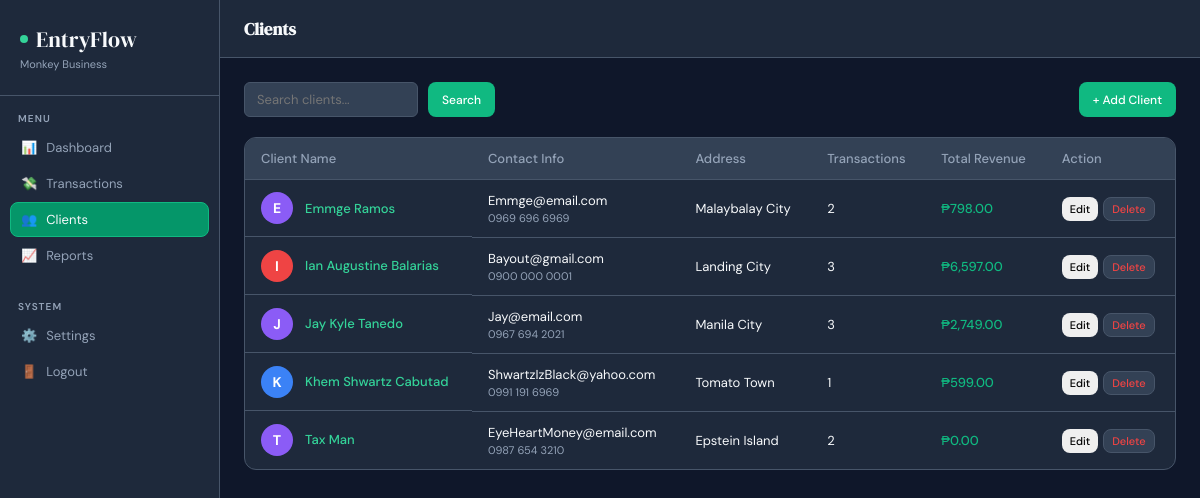
Page /clients.php (signed in) on the earlier database version.
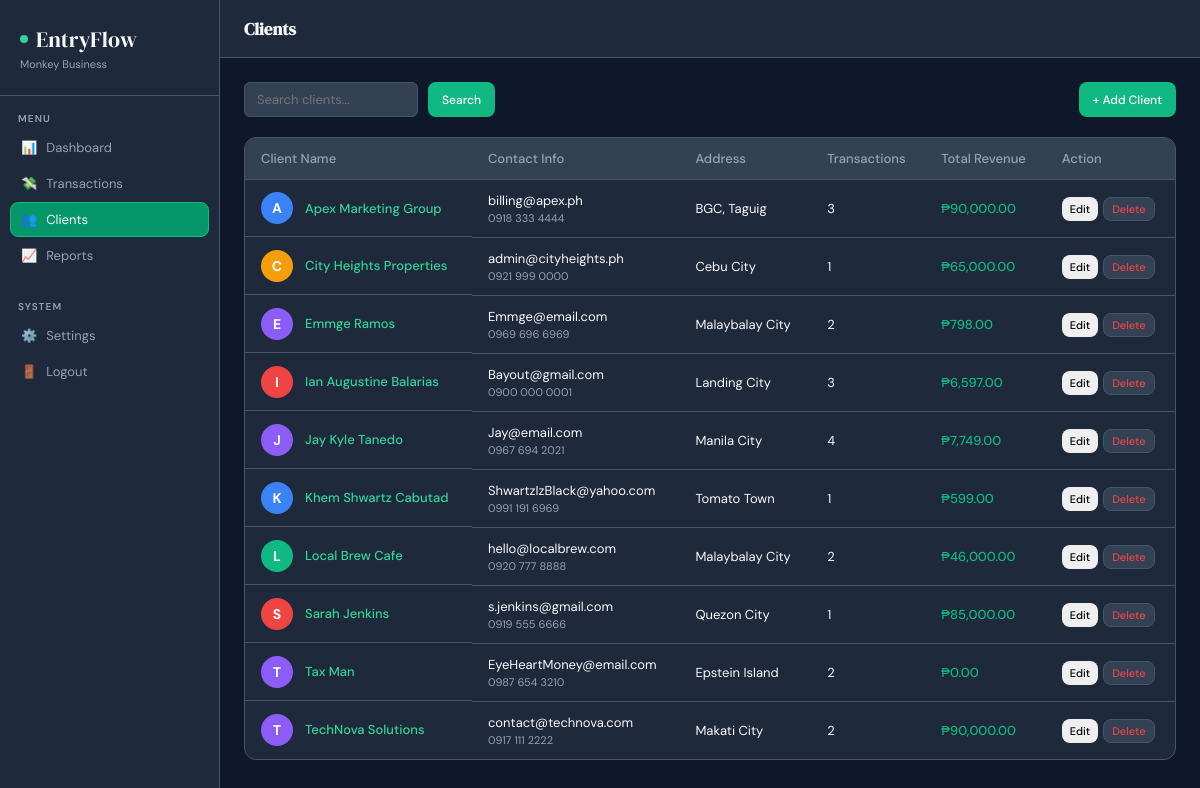
Same page on the later database version.
### tables this page shows
CREATE TABLE `clients` (
  `id` int(10) UNSIGNED NOT NULL,
  `user_id` int(10) UNSIGNED NOT NULL,
  `name` varchar(150) NOT NULL,
  `email` varchar(150) DEFAULT NULL,
  `phone` varchar(20) DEFAULT NULL,
  `address` text DEFAULT NULL,
  `notes` text DEFAULT NULL,
  `created_at` datetime NOT NULL DEFAULT current_timestamp(),
  `updated_at` datetime NOT NULL DEFAULT current_timestamp() ON UPDATE current_timestamp()
);

### clients.php (the view, shortened to what this page needs)
<?php
$db = getDB();
$userId = (int)$_SESSION['user_id'];
$search = $_GET['search'] ?? '';
$query = "
    SELECT c.*, COUNT(t.id) AS tx_count,
           SUM(CASE WHEN t.type='income' THEN t.amount ELSE 0 END) AS total_revenue
    FROM clients c
    LEFT JOIN transactions t ON t.client_id = c.id AND t.user_id = ?
    WHERE c.user_id = ?
";
$query .= " GROUP BY c.id ORDER BY c.name ASC";
$stmt = $db->prepare($query);
if ($search !== '') {
    $searchTerm = "%" . $search . "%";
    $stmt->bind_param("iis", $userId, $userId, $searchTerm);
} else {
    $stmt->bind_param("ii", $userId, $userId);
}
$stmt->execute();
$clients = $stmt->get_result()->fetch_all(MYSQLI_ASSOC);
include 'includes/header.php';
?>
<div style="display: flex; justify-content: space-between; margin-bottom: 20px;">
    <form method="GET" action="clients.php" style="display: flex; gap: 10px;">
        <input type="text" name="search" class="sb" placeholder="Search clients..." value="<?= htmlspecialchars($search) ?>">
        <button type="submit" class="btn btn-primary">Search</button>
    </form>
    <button class="btn btn-primary" onclick="openModal('clientModal')">+ Add Client</button>
</div>
<div class="tc">
    <table>
        <thead>
            <tr>
                <th>Client Name</th>
                <th>Contact Info</th>
                <th>Address</th>
                <th>Transactions</th>
                <th>Total Revenue</th>
                <th>Action</th>
            </tr>
        </thead>
        <tbody>
            <?php if (empty($clients)): ?>
                <tr>
                    <td colspan="6" style="text-align: center; padding: 30px; color: var(--text-muted);">No clients found.</td>
                </tr>
            <?php else: ?>
                <?php foreach ($clients as $client): ?>
                    <tr>
                        <td class="client-name-wrap">
                            <?php
                                $initial = strtoupper(substr($client['name'], 0, 1));
                                $colorClass = 'av-' . ((ord($initial) % 5) + 1);
                            ?>
                            <div class="avatar <?= $colorClass ?>"><?= $initial ?></div>
                            <span style="font-weight: 500; color: var(--primary-light);"><?= htmlspecialchars($client['name']) ?></span>
                        </td>
                        <td class="tdn">
                            <div><?= htmlspecialchars($client['email'] ?? 'No email') ?></div>
                            <div class="tds"><?= htmlspecialchars($client['phone'] ?? 'No phone') ?></div>
                        </td>
                        <td><?= htmlspecialchars($client['address'] ?? '—') ?></td>
                        <td><?= (int)$client['tx_count'] ?></td>
                        <td class="ap">₱<?= number_format($client['total_revenue'] ?? 0, 2) ?></td>
                        <td>
                            <div style="display: flex; gap: 5px;">
                                <button class="btn" style="padding: 4px 8px; font-size: 11px;"
                                    onclick="editClient(this)"
                                    data-id="<?= $client['id'] ?>"
                                    data-name="<?= htmlspecialchars($client['name']) ?>"
                                    data-email="<?= htmlspecialchars($client['email'] ?? '') ?>"
                                    data-phone="<?= htmlspecialchars($client['phone'] ?? '') ?>"
                                    data-address="<?= htmlspecialchars($client['address'] ?? '') ?>"
                                    data-notes="<?= htmlspecialchars($client['notes'] ?? '') ?>"
                                >Edit</button>
                                <button class="btn btn-danger" style="padding: 4px 8px; font-size: 11px;"
                                    onclick="confirmDelete('client', <?= $client['id'] ?>)">Delete</button>
                            </div>
                        </td>
                    </tr>
                <?php endforeach; ?>
            <?php endif; ?>
        </tbody>
    </table>
</div>
<?php include 'includes/footer.php'; ?>

### includes/header.php (shortened to what this page needs)
<?php
$headerDb = getDB();
$headerUid = (int)($_SESSION['user_id'] ?? 0);
$adminInfo = $headerDb->query("SELECT business_name, currency FROM admins WHERE id = $headerUid")->fetch_assoc();
$bizName = $adminInfo['business_name'] ?? 'My Business';
?>
<!DOCTYPE html>
<html lang="en">
<head>
    <link rel="stylesheet" href="assets/css/style.css?v=<?= time(); ?>">
</head>
<body>
    <aside class="sidebar">
        <div class="logo-wrap">
            <div class="logo"><div class="logo-dot"></div> EntryFlow</div>
            <div class="biz-name"><?= htmlspecialchars($bizName) ?></div>
        </div>
        <nav>
            <div class="nav-label">Menu</div>
            <a href="index.php" class="nav-item <?= basename($_SERVER['PHP_SELF']) == 'index.php' ? 'active' : '' ?>">
                <span class="ni-ic">📊</span> Dashboard
            </a>
            <a href="transactions.php" class="nav-item <?= basename($_SERVER['PHP_SELF']) == 'transactions.php' ? 'active' : '' ?>">
                <span class="ni-ic">💸</span> Transactions
            </a>
            <a href="clients.php" class="nav-item <?= basename($_SERVER['PHP_SELF']) == 'clients.php' ? 'active' : '' ?>">
                <span class="ni-ic">👥</span> Clients
            </a>
            <a href="reports.php" class="nav-item <?= basename($_SERVER['PHP_SELF']) == 'reports.php' ? 'active' : '' ?>">
                <span class="ni-ic">📈</span> Reports
            </a>
            <div class="nav-label" style="margin-top: 15px;">System</div>
            <a href="settings.php" class="nav-item <?= basename($_SERVER['PHP_SELF']) == 'settings.php' ? 'active' : '' ?>">
                <span class="ni-ic">⚙️</span> Settings
            </a>
            <a href="logout.php" class="nav-item">
                <span class="ni-ic">🚪</span> Logout
            </a>
        </nav>
    </aside>
    <main class="main">
        <header class="topbar">
            <h1 class="page-title">
                <?php
                    $pageName = basename($_SERVER['PHP_SELF'], ".php");
                    echo ucfirst($pageName === 'index' ? 'dashboard' : $pageName);
                ?>
            </h1>
        </header>
        <div class="content">

### includes/footer.php (shortened to what this page needs)
    </div>
</main>
</body>
</html>

### assets/css/style.css (style rules this page uses)
:root { --primary: #10B981; --primary-dark: #059669; --primary-light: #34D399; --accent: #38BDF8; --bg-main: #0F172A; --surface-1: #1E293B; --surface-2: #334155; --border-color: #475569; --text-main: #F8FAFC; --text-muted: #94A3B8; --success: #10B981; --danger: #EF4444; --sidebar-width: 220px; }
*, *::before, *::after { box-sizing: border-box; margin: 0; padding: 0; }
body { font-family: 'DM Sans', sans-serif; background: var(--bg-main); color: var(--text-main); display: flex; height: 100vh; overflow: hidden; }
.sidebar { width: var(--sidebar-width); background: var(--surface-1); border-right: 1px solid var(--border-color); display: flex; flex-direction: column; flex-shrink: 0; padding-bottom: 24px; }
.logo-wrap { padding: 24px 20px; border-bottom: 1px solid var(--border-color); }
.logo { font-family: 'DM Serif Display', serif; font-size: 22px; display: flex; align-items: center; gap: 8px; }
.logo-dot { width: 8px; height: 8px; border-radius: 50%; background: var(--primary-light); }
.biz-name { font-size: 11px; color: var(--text-muted); margin-top: 3px; overflow: hidden; text-overflow: ellipsis; white-space: nowrap; }
nav { flex: 1; padding: 4px 10px; }
.nav-label { font-size: 10px; font-weight: 600; letter-spacing: 1.1px; color: var(--text-muted); text-transform: uppercase; padding: 12px 8px 5px; }
.nav-item { display: flex; align-items: center; gap: 9px; padding: 8px 10px; border-radius: 8px; font-size: 13px; color: var(--text-muted); cursor: pointer; transition: all 0.15s; margin-bottom: 1px; border: 1px solid transparent; text-decoration: none; }
.nav-item.active { background: var(--primary-dark); color: var(--text-main); border-color: var(--primary); }
.main { flex: 1; display: flex; flex-direction: column; overflow: hidden; }
.topbar { height: 58px; border-bottom: 1px solid var(--border-color); display: flex; align-items: center; padding: 0 24px; gap: 12px; background: var(--surface-1); flex-shrink: 0; }
.page-title { font-family: 'DM Serif Display', serif; font-size: 17px; flex: 1; }
.content { flex: 1; overflow-y: auto; padding: 24px; }
.tc { background: var(--surface-1); border: 1px solid var(--border-color); border-radius: 12px; overflow: hidden; }
table { width: 100%; border-collapse: collapse; text-align: left; font-size: 13px; }
th { background: var(--surface-2); padding: 12px 16px; color: var(--text-muted); font-weight: 500; border-bottom: 1px solid var(--border-color); }
td { padding: 12px 16px; border-bottom: 1px solid var(--border-color); vertical-align: middle; }
tr:last-child td { border-bottom: none; }
.tds { font-size: 11px; color: var(--text-muted); margin-top: 2px; }
.btn { padding: 7px 14px; border-radius: 8px; border: none; font-family: 'DM Sans', sans-serif; font-size: 12px; font-weight: 500; cursor: pointer; transition: all 0.15s; display: inline-flex; align-items: center; gap: 5px; }
.btn-primary { background: var(--primary); color: #fff; }
.btn-danger { background: var(--surface-2); color: var(--danger); border: 1px solid var(--border-color); }
.ap { color: var(--success); font-weight: 500; }
.sb { background: var(--surface-2); border: 1px solid var(--border-color); color: var(--text-main); padding: 8px 12px; border-radius: 6px; font-family: inherit; font-size: 13px; outline: none; transition: 0.2s; }
.avatar { width: 32px; height: 32px; border-radius: 50%; display: inline-flex; align-items: center; justify-content: center; font-weight: bold; color: #fff; margin-right: 12px; font-size: 14px; flex-shrink: 0; }
.client-name-wrap { display: flex; align-items: center; }
.av-1 { background-color: #3b82f6; }
.av-2 { background-color: #10b981; }
.av-3 { background-color: #f59e0b; }
.av-4 { background-color: #ef4444; }
.av-5 { background-color: #8b5cf6; }

Differences in the rows shown:
added clients: name "A", name "Apex Marketing Group", email "billing@apex.ph", phone "0918 333 4444", address "BGC, Taguig", tx_count "3", total_revenue "90,000.00"
added clients: name "C", name "City Heights Properties", email "admin@cityheights.ph", phone "0921 999 0000", address "Cebu City", tx_count "1", total_revenue "65,000.00"
changed clients "Jay Kyle Tanedo": tx_count "3" → "4"; total_revenue "2,749.00" → "7,749.00"
added clients: name "L", name "Local Brew Cafe", email "hello@localbrew.com", phone "0920 777 8888", address "Malaybalay City", tx_count "2", total_revenue "46,000.00"
added clients: name "S", name "Sarah Jenkins", email "s.jenkins@gmail.com", phone "0919 555 6666", address "Quezon City", tx_count "1", total_revenue "85,000.00"
added clients: name "T", name "TechNova Solutions", email "contact@technova.com", phone "0917 111 2222", address "Makati City", tx_count "2", total_revenue "90,000.00"
